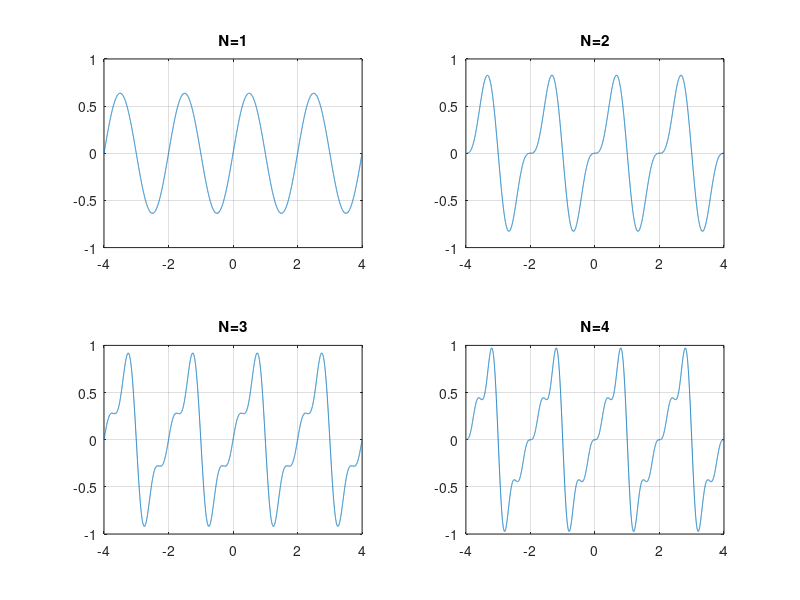
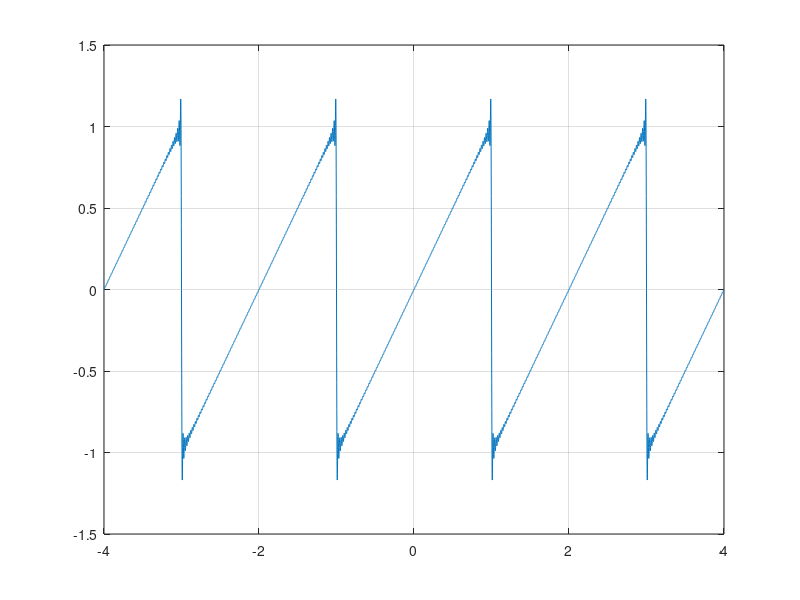

These figures' MATLAB source, in order:
clear;

t=[-4:0.001:4]';
x1=2/pi*cos(pi*t-pi/2);
x2=x1 + 2/(2*pi)*cos(2*pi*t+pi/2);
x3=x2 + 2/(3*pi)*cos(3*pi*t-pi/2);
x4=x3 + 2/(4*pi)*cos(4*pi*t+pi/2);
figure; 
subplot(2,2,1); plot(t,x1); title('N=1'); grid;
subplot(2,2,2); plot(t,x2); title('N=2'); grid;
subplot(2,2,3); plot(t,x3); title('N=3'); grid;
subplot(2,2,4); plot(t,x4); title('N=4'); grid;

N=100;
x=zeros(length(t),1);
for k = 1:N
    if (mod(k,2)==0)
        x = x + 2/(k*pi)*cos(k*pi*t+pi/2);
    else
        x = x + 2/(k*pi)*cos(k*pi*t-pi/2);
    end
end

figure; plot(t,x); grid